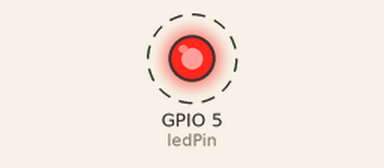
Bench run of a sketch on a simulated ESP32-S3. Parts: output pins drawn as LEDs (lit = HIGH). Dashed ring = blinking.

Above: at 0.2 s.
Timing chart, 0 to 3.0 s (numbered marks = the images above):
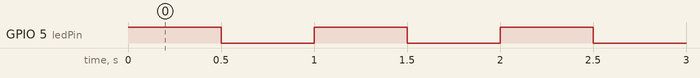

Measured:
- by itself, GPIO 5 (ledPin): alternates HIGH for 0.50 s and LOW for 0.50 s

The sketch:

led_core1.ino
```cpp
int ledPin = 5;  // LED eksternal di GPIO 2
int CORE_ID = 1; // ubah nilainya jadi 0 atau 1

void ledTask(void *pvParameters) {
   pinMode(ledPin, OUTPUT);
  while (1) {
    digitalWrite(ledPin, HIGH);  // LED ON
    vTaskDelay(500 / portTICK_PERIOD_MS);
    digitalWrite(ledPin, LOW);   // LED OFF
    vTaskDelay(500 / portTICK_PERIOD_MS);
  }
}

void setup() {
  xTaskCreatePinnedToCore(ledTask, "LED Task", 2048, NULL, 1, NULL, CORE_ID); // Core 0
}

void loop() {}
```
